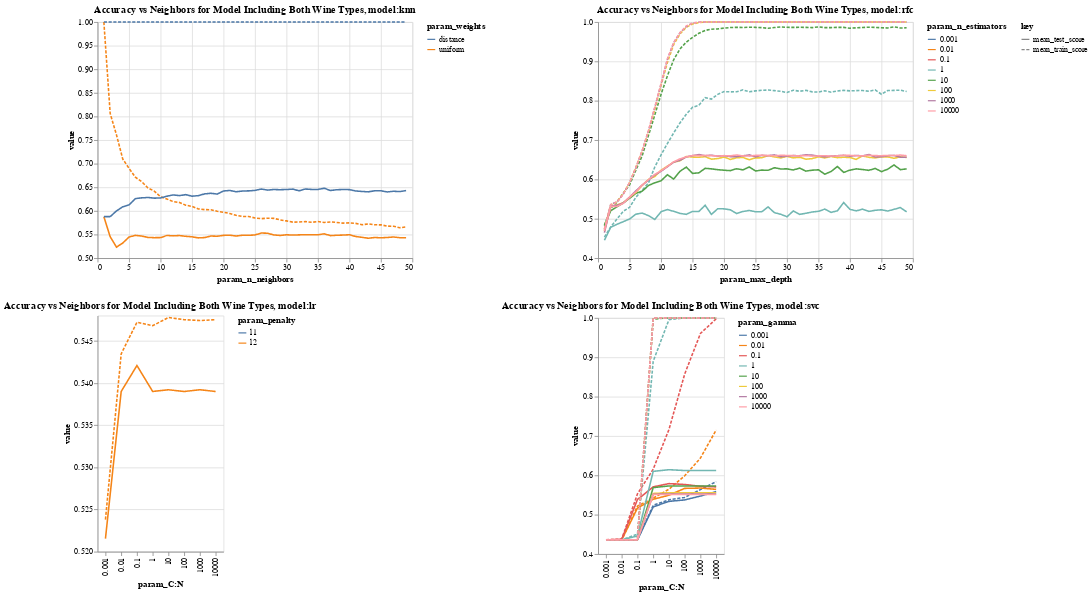

Notebook code cell kept with this figure:
### Code cell
(alt.vconcat(plots["knn"],plots["lr"]).resolve_scale(color='independent')|alt.vconcat(plots["rfc"],plots["svc"]).resolve_scale(color='independent')).resolve_scale(color='independent')
